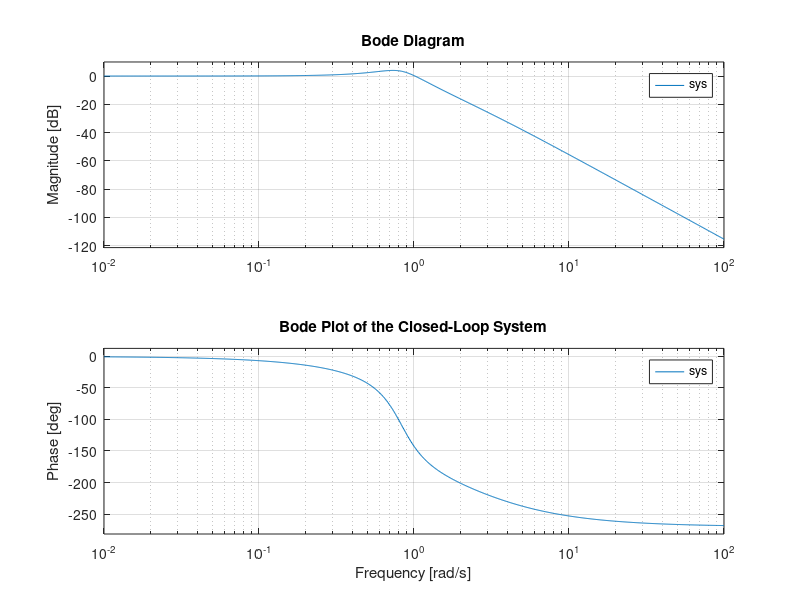
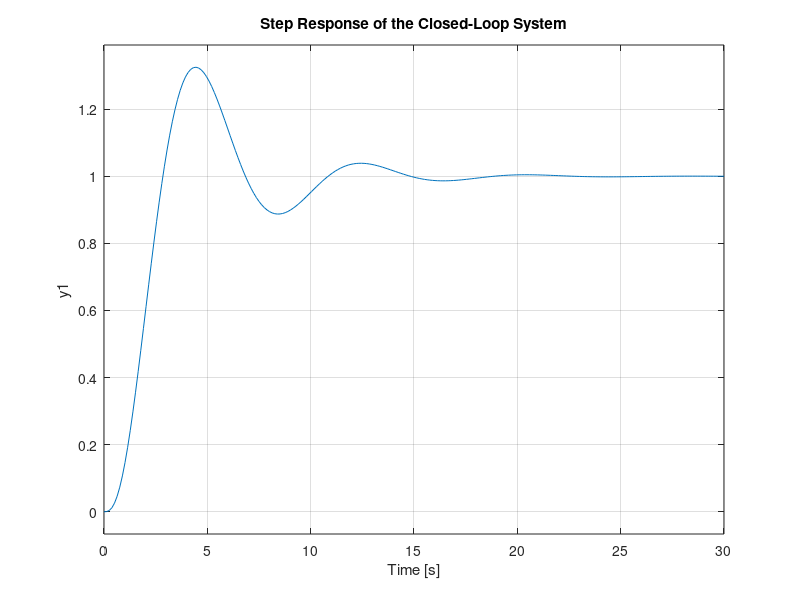

Source code (MATLAB) for these figures, in order: (Note: this script raises an error after producing the figures.)
clc; clear all; close all;

numerator = 1.7;
denominator = [1, 3, 2, 1.7];
sys = tf(numerator, denominator);

figure;
bode(sys);
grid on;
title('Bode Plot of the Closed-Loop System');

figure;
step(sys);
grid on;
title('Step Response of the Closed-Loop System');

[mag, phase, omega] = bode(sys);
mag = squeeze(mag);
[Mp, idx] = max(mag);
omega_r = omega(idx);
Mp_db = 20*log10(Mp);

info = stepinfo(sys);
T_s = info.SettlingTime;
P_O = info.Overshoot;

disp('Resonant Frequency (wr):');
disp(omega_r);
disp('Peak Magnitude (Mp in dB):');
disp(Mp_db);
disp('Settling Time:');
disp(T_s);
disp('Percent Overshoot:');
disp(P_O);
